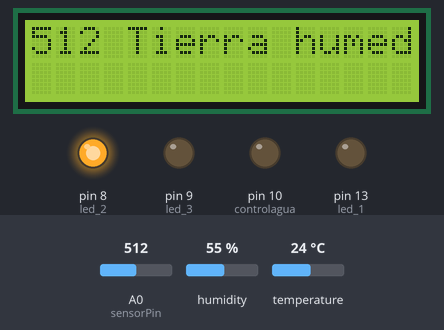
The sketch below on a simulated Arduino Uno, built with avr-gcc and run on an emulated ATmega328P. On the bench: 16×2 character LCD, output pins drawn as LEDs (lit = HIGH). Inputs (shaded band) come from the test bench; at power-on: A0 (sensorPin) = 512, temperature 24 °C, humidity 55 %. Pins used as bus, display or sensor lines are not drawn.

Above: at 3.2 s.
3.3 s: A0 (sensorPin) set to 685
At 13.1 s:
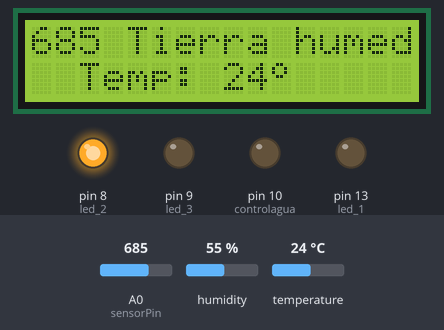
15.4 s: A0 (sensorPin) set to 711
At 22.7 s:
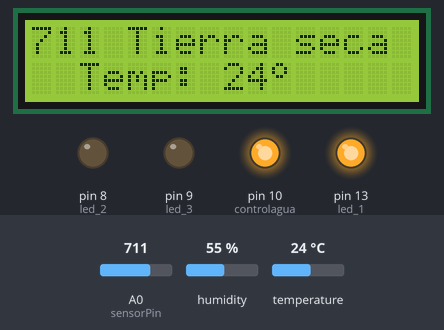
29.1 s: temperature set to 21 °C
At 38.8 s:
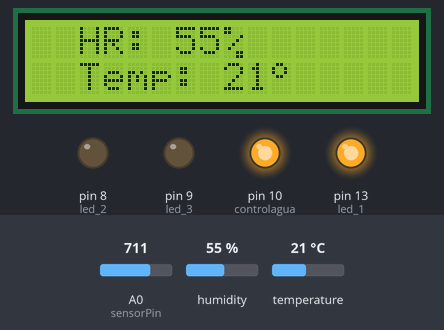
43.0 s: temperature set to 18 °C
At 48.8 s:
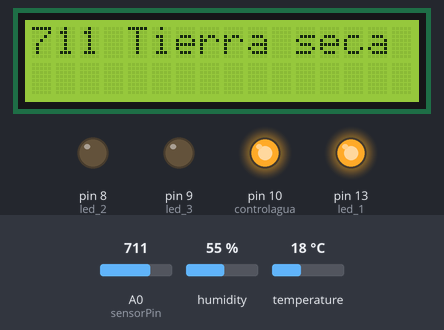
57.0 s: A0 (sensorPin) set to 306
At 60.2 s:
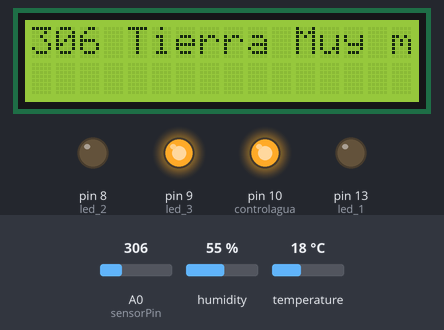
69.1 s: humidity set to 88 %
At 74.3 s:
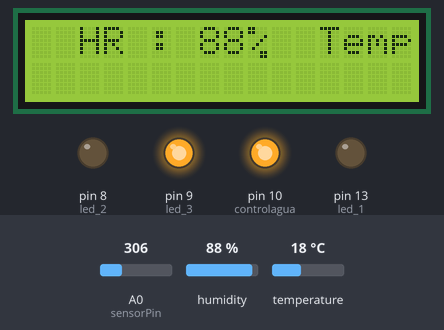
Timing chart, 0 to 75.8 s (numbered marks = the images above; inputs shaded):
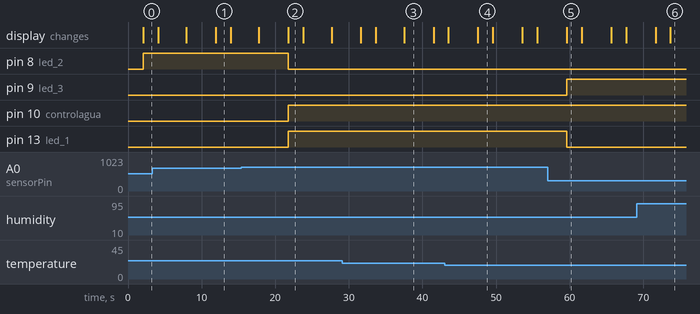

The sketch:

sensor.ino
```cpp
//#include <Servo.h>
// include the library code:
#include <LiquidCrystal.h>
#include <DHT11.h>
const int sensorPin= A0;
const int sensorventi = 6;
const int controlagua = 10;
//Sensor Humedad
int pin=7;
DHT11 dht11(pin);
//Leds
int led_1 = 13;
int led_2 = 8;
int led_3 = 9;
byte grado[8] =
 {
    0b00001100,     // Los definimos como binarios 0bxxxxxxx
    0b00010010,
    0b00010010,
    0b00001100,
    0b00000000,
    0b00000000,
    0b00000000,
    0b00000000
 };
 byte porcen[8] =
 {
    0b00011000,     // Los definimos como binarios 0bxxxxxxx
    0b00011000,
    0b00000001,
    0b00000010,
    0b00000100,
    0b00001000,
    0b00000011,
    0b00000011
 };
//Servo motor;
// Iniciar la libreria con los pins de la interfaz de la libreria
LiquidCrystal lcd(12, 11, 5, 4, 3, 2);

void setup() {

  pinMode(sensorventi, OUTPUT);
//  lcd.begin(16, 2);
  Serial.begin(9600);
 lcd.begin(16,2); //Decimos que la pantalla tiene 16 caracteres y dos líneas
  lcd.createChar(1, grado);
  lcd.createChar(2, porcen);
  lcd.setCursor(0,0); //Ponemos el cursor en la primer línea y el primer caracter
  lcd.print("Temp & RH"); //Se escribe el mensaje en la primer línea
  lcd.setCursor(0,1); //Movemos el cursor al primer caracter y segunda línea
  lcd.print("Monitor"); //Escribimos el mensaje
  pinMode(led_1, OUTPUT);
  pinMode(led_2, OUTPUT);
  pinMode(led_3, OUTPUT);

  pinMode(controlagua, OUTPUT);//motor.attach(6);
 //
  delay(2000); //Esperamos dos segundos
  lcd.clear();

}

void loop() {

   digitalWrite(led_1, LOW);
   digitalWrite(led_2, LOW);
   digitalWrite(led_3, LOW);

  // Establece el cursor de la columna 0, linea 1
  /*int value = analogRead(sensorPin);
  float millivolts = (value / 1023.0) * 5000;
  float celsius = millivolts / 10; */
  int humedad = analogRead(sensorPin);
   if(humedad <= 500)
   {
       //activar agua
       // digitalWrite(sensorventi, LOW);
       lcd.setCursor(0, 0);
       lcd.print(humedad);
       lcd.print(" Tierra Muy mojada");
       digitalWrite(led_1, LOW);
       digitalWrite(led_2, LOW);
       digitalWrite(led_3, HIGH);
       digitalWrite(controlagua, HIGH);
       // motor.write(360);
       //delay(1000);
      // lcd.clear();
   }

   if(humedad > 500 && humedad <= 700){
      //activar agua
      lcd.setCursor(0, 0);
       lcd.print(humedad);
       lcd.print(" Tierra humeda");
       digitalWrite(led_1, LOW);
       digitalWrite(led_2, HIGH);
       digitalWrite(led_3, LOW);
       // motor.write(360);
       digitalWrite(controlagua, LOW);
         //delay(1000);
   }

   if(humedad > 700){
       lcd.setCursor(0, 0);
       lcd.print(humedad);
       lcd.print(" Tierra seca");
       digitalWrite(led_1, HIGH);
       digitalWrite(led_2, LOW);
       digitalWrite(led_3, LOW);
       digitalWrite(controlagua, HIGH);
       // motor.write(90);
       // delay(1000);
   }
    delay(2000);
    int err;
    float temp, hum;
     lcd.clear();
   if((err = dht11.read(hum, temp)) == 0)    // Si devuelve 0 es que ha leido bien
    {
      if(hum >= 80 && hum <=100){
         // motor.write(-360);
          lcd.setCursor(0, 0);
           digitalWrite(sensorventi, HIGH);
           lcd.print("  HR : ");
           lcd.print(hum,0);
            lcd.write(2);
      }else{
        lcd.setCursor(0, 0);
        digitalWrite(sensorventi, LOW);
        lcd.print("  HR: ");
        lcd.print(hum,0);
        lcd.write(2);
      }
      //lcd.clear();
      if(temp >= 20){
          lcd.setCursor(0,1);
          for ( int n = 0 ; n < 255 ; n++)
           {
                digitalWrite(sensorventi, HIGH);
               delay(15) ;
           }

           lcd.print("  Temp: ");
           lcd.print(temp,0);
           lcd.write(1);
      }else{

        digitalWrite(sensorventi, LOW);
         lcd.print("  Temp : ");
         lcd.print(temp,0);
          lcd.write(1);
      }

   }
   else
   {
            // Serial.println();
            lcd.print("Error Temperatura :");
             lcd.print(err);
             lcd.println();
   }

      delay(4000);
}
```

Measured:
- the behaviour switches between 700 and 701 on A0 (sensorPin) (found by bisection; images 1 and 2)
- the behaviour switches between 20 and 19 °C on temperature (found by bisection; images 3 and 4)
- after the input at 15.4 s, pin 8 (led_2): HIGH → LOW after 6.4 s; pin 10 (controlagua), pin 13 (led_1): LOW → HIGH after 6.4 s; the display: first differs from a run without the input after 6.4 s (image 2)
- after the input at 57.0 s, pin 9 (led_3): LOW → HIGH after 2.6 s; pin 13 (led_1): HIGH → LOW after 2.6 s; the display: changes after 2.6 s (image 5)
- after the input at 69.1 s, the display: first differs from a run without the input after 4.6 s (image 6)
- what the display in image 1 shows lasts 2.1 s, from 11.9 s to 14.0 s
- what the display in image 3 shows lasts 4.0 s, from 37.5 s to 41.5 s
